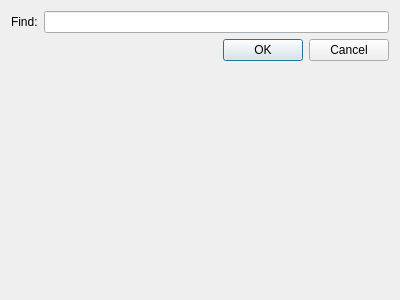
<?xml version="1.0" encoding="UTF-8"?>
<ui version="4.0">
 <class>Dialog</class>
 <widget class="QDialog" name="Dialog">
  <property name="geometry">
   <rect>
    <x>0</x>
    <y>0</y>
    <width>400</width>
    <height>300</height>
   </rect>
  </property>
  <property name="windowTitle">
   <string>Dialog</string>
  </property>
  <layout class="QVBoxLayout" name="verticalLayout_2">
   <item>
    <layout class="QVBoxLayout" name="verticalLayout">
     <item>
      <layout class="QHBoxLayout" name="horizontalLayout">
       <item>
        <widget class="QLabel" name="label">
         <property name="locale">
          <locale language="English" country="UnitedStates"/>
         </property>
         <property name="text">
          <string>Find:</string>
         </property>
        </widget>
       </item>
       <item>
        <widget class="QLineEdit" name="lineEdit">
         <property name="locale">
          <locale language="English" country="UnitedStates"/>
         </property>
        </widget>
       </item>
      </layout>
     </item>
     <item>
      <widget class="QDialogButtonBox" name="buttonBox">
       <property name="locale">
        <locale language="English" country="UnitedStates"/>
       </property>
       <property name="orientation">
        <enum>Qt::Horizontal</enum>
       </property>
       <property name="standardButtons">
        <set>QDialogButtonBox::Cancel|QDialogButtonBox::Ok</set>
       </property>
      </widget>
     </item>
     <item>
      <spacer name="verticalSpacer">
       <property name="orientation">
        <enum>Qt::Vertical</enum>
       </property>
       <property name="sizeHint" stdset="0">
        <size>
         <width>20</width>
         <height>40</height>
        </size>
       </property>
      </spacer>
     </item>
    </layout>
   </item>
  </layout>
 </widget>
 <resources/>
 <connections>
  <connection>
   <sender>buttonBox</sender>
   <signal>accepted()</signal>
   <receiver>Dialog</receiver>
   <slot>accept()</slot>
   <hints>
    <hint type="sourcelabel">
     <x>248</x>
     <y>254</y>
    </hint>
    <hint type="destinationlabel">
     <x>157</x>
     <y>274</y>
    </hint>
   </hints>
  </connection>
  <connection>
   <sender>buttonBox</sender>
   <signal>rejected()</signal>
   <receiver>Dialog</receiver>
   <slot>reject()</slot>
   <hints>
    <hint type="sourcelabel">
     <x>316</x>
     <y>260</y>
    </hint>
    <hint type="destinationlabel">
     <x>286</x>
     <y>274</y>
    </hint>
   </hints>
  </connection>
 </connections>
</ui>
